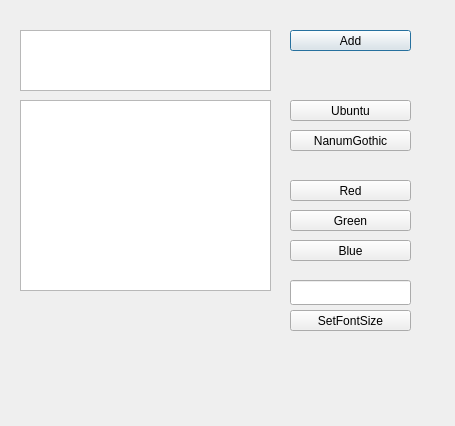
<?xml version="1.0" encoding="UTF-8"?>
<ui version="4.0">
 <class>Dialog</class>
 <widget class="QDialog" name="Dialog">
  <property name="geometry">
   <rect>
    <x>0</x>
    <y>0</y>
    <width>455</width>
    <height>426</height>
   </rect>
  </property>
  <property name="windowTitle">
   <string>Dialog</string>
  </property>
  <widget class="QTextEdit" name="Input">
   <property name="geometry">
    <rect>
     <x>20</x>
     <y>30</y>
     <width>251</width>
     <height>61</height>
    </rect>
   </property>
  </widget>
  <widget class="QTextEdit" name="Output">
   <property name="geometry">
    <rect>
     <x>20</x>
     <y>100</y>
     <width>251</width>
     <height>191</height>
    </rect>
   </property>
   <property name="readOnly">
    <bool>true</bool>
   </property>
  </widget>
  <widget class="QPushButton" name="Add">
   <property name="geometry">
    <rect>
     <x>290</x>
     <y>30</y>
     <width>121</width>
     <height>21</height>
    </rect>
   </property>
   <property name="text">
    <string>Add</string>
   </property>
  </widget>
  <widget class="QPushButton" name="FontUbuntu">
   <property name="geometry">
    <rect>
     <x>290</x>
     <y>100</y>
     <width>121</width>
     <height>21</height>
    </rect>
   </property>
   <property name="text">
    <string>Ubuntu</string>
   </property>
  </widget>
  <widget class="QPushButton" name="FontNanumGothic">
   <property name="geometry">
    <rect>
     <x>290</x>
     <y>130</y>
     <width>121</width>
     <height>21</height>
    </rect>
   </property>
   <property name="text">
    <string>NanumGothic</string>
   </property>
  </widget>
  <widget class="QPushButton" name="Red">
   <property name="geometry">
    <rect>
     <x>290</x>
     <y>180</y>
     <width>121</width>
     <height>21</height>
    </rect>
   </property>
   <property name="text">
    <string>Red</string>
   </property>
  </widget>
  <widget class="QPushButton" name="Green">
   <property name="geometry">
    <rect>
     <x>290</x>
     <y>210</y>
     <width>121</width>
     <height>21</height>
    </rect>
   </property>
   <property name="text">
    <string>Green</string>
   </property>
  </widget>
  <widget class="QPushButton" name="Blue">
   <property name="geometry">
    <rect>
     <x>290</x>
     <y>240</y>
     <width>121</width>
     <height>21</height>
    </rect>
   </property>
   <property name="text">
    <string>Blue</string>
   </property>
  </widget>
  <widget class="QLineEdit" name="FontSize">
   <property name="geometry">
    <rect>
     <x>290</x>
     <y>280</y>
     <width>121</width>
     <height>25</height>
    </rect>
   </property>
   <property name="inputMethodHints">
    <set>Qt::ImhDigitsOnly</set>
   </property>
  </widget>
  <widget class="QPushButton" name="SetFontSize">
   <property name="geometry">
    <rect>
     <x>290</x>
     <y>310</y>
     <width>121</width>
     <height>21</height>
    </rect>
   </property>
   <property name="text">
    <string>SetFontSize</string>
   </property>
  </widget>
 </widget>
 <resources/>
 <connections/>
</ui>
